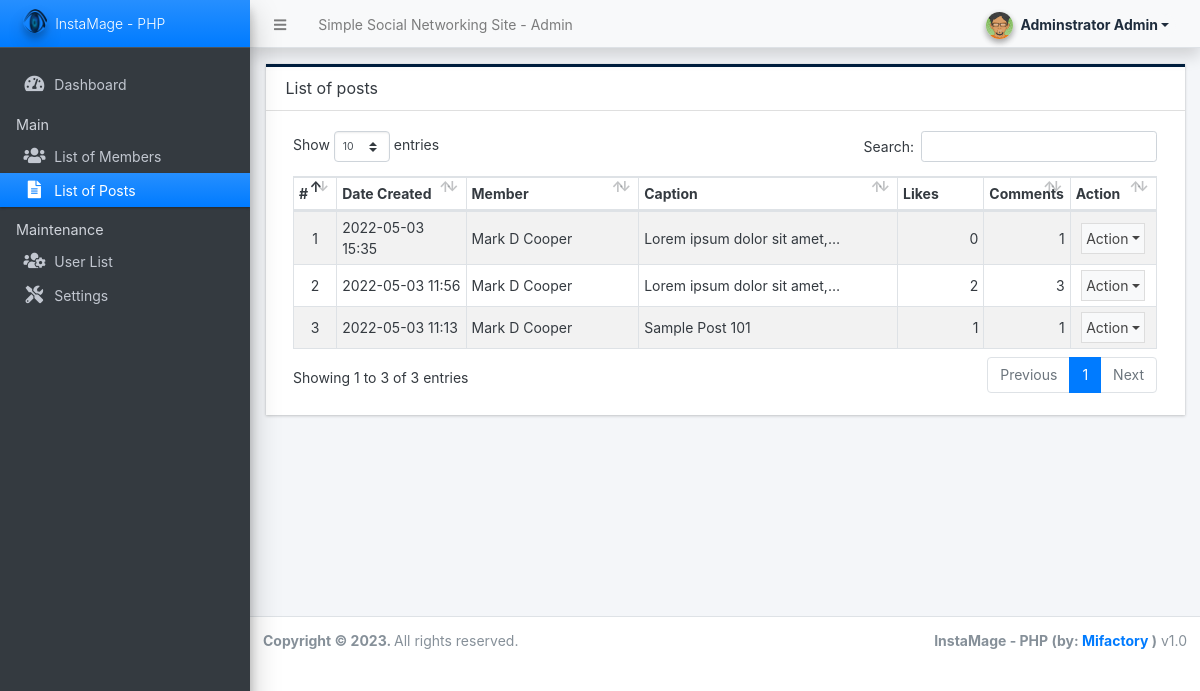
/admin/?page=posts (signed in), run on an earlier commit of the app's database.
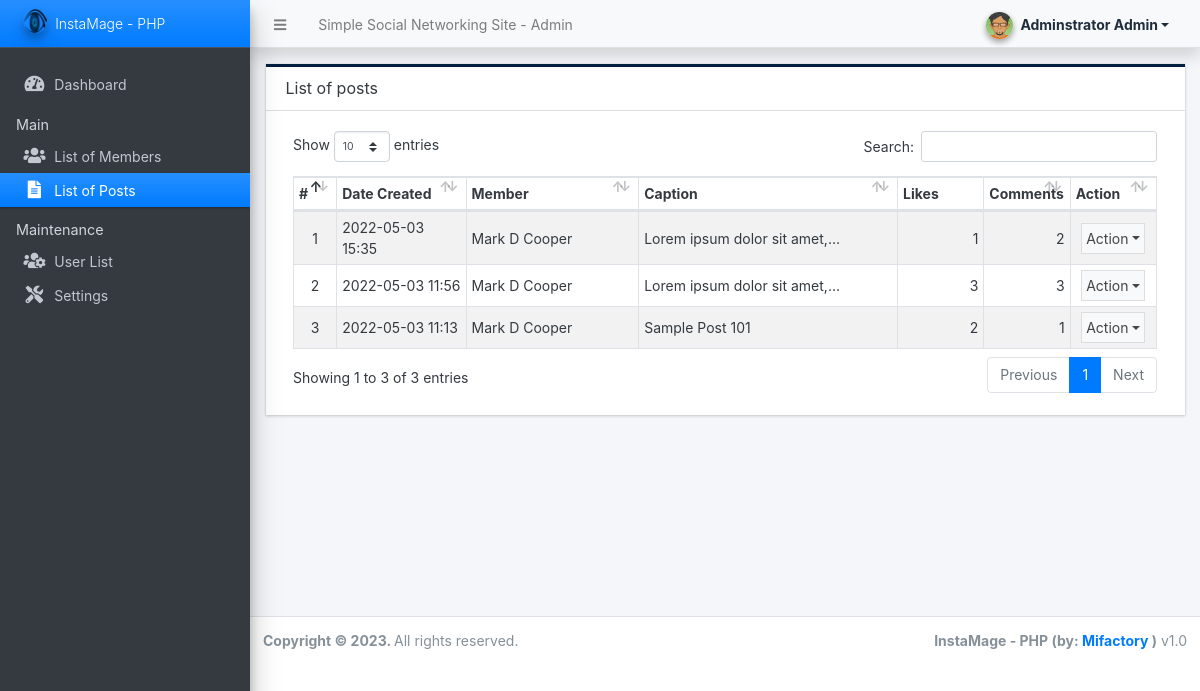
And on a later commit of the database.
### tables this page shows
CREATE TABLE `post_list` (
  `id` int(30) NOT NULL,
  `member_id` int(30) NOT NULL,
  `caption` text NOT NULL,
  `upload_path` text NOT NULL,
  `date_created` datetime NOT NULL DEFAULT current_timestamp(),
  `date_updated` datetime NOT NULL DEFAULT current_timestamp() ON UPDATE current_timestamp(),
  `coin_value` int(30) NOT NULL DEFAULT 0,
  `tag` text DEFAULT NULL,
  `options` text DEFAULT NULL,
  `status` tinyint(1) NOT NULL DEFAULT 0 COMMENT '0=Pending, 1=Approved, 2=Denied, 3=Blocked'
);

### classes/DBConnection.php (called while the page is built, shortened)
<?php
class DBConnection{
    private $host = DB_SERVER;
    private $username = DB_USERNAME;
    private $password = DB_PASSWORD;
    private $database = DB_NAME;
    public $conn;
    public function __construct(){
        if (!isset($this->conn)) {
            $this->conn = new mysqli($this->host, $this->username, $this->password, $this->database);
        }
    }
}
?>

### classes/SystemSettings.php (called while the page is built, shortened)
<?php
class SystemSettings extends DBConnection{
	function userdata($field = ''){
		if(!empty($field)){
			if(isset($_SESSION['userdata'][$field]))
				return $_SESSION['userdata'][$field];
			else
				return null;
		}else{
			return false;
		}
	}
	function info($field=''){
		if(!empty($field)){
			if(isset($_SESSION['system_info'][$field]))
				return $_SESSION['system_info'][$field];
			else
				return false;
		}else{
			return false;
		}
	}
}
$_settings = new SystemSettings();
?>

### config.php (called while the page is built, shortened)
<?php
require_once('classes/DBConnection.php');
require_once('classes/SystemSettings.php');
function validate_image($file){
	if(!empty($file)){
        $ex = explode("?",$file);
        $file = $ex[0];
        $ts = isset($ex[1]) ? "?".$ex[1] : '';
		if(is_file(base_app.$file)){
			return base_url.$file.$ts;
		}else{
			return base_url.'dist/img/no-image-available.png';
		}
	}else{
		return base_url.'dist/img/no-image-available.png';
	}
}
function format_num($number = '' , $decimal = ''){
    if(is_numeric($number)){
        $ex = explode(".",$number);
        $decLen = isset($ex[1]) ? strlen($ex[1]) : 0;
        if(is_numeric($decimal)){
            return number_format($number,$decimal);
        }else{
            return number_format($number,$decLen);
        }
    }else{
        return "Invalid Input";
    }
}
?>

### admin/posts/index.php (the view, shortened to what the changed rows need)
<div class="card card-outline rounded-0 card-navy">
	<div class="card-body">
        <div class="container-fluid">
			<table class="table table-hover table-striped table-bordered" id="list">
				<colgroup>
				</colgroup>
				<thead>
					<tr>
						<th>#</th>
						<th>Date Created</th>
						<th>Member</th>
						<th>Caption</th>
						<th>Likes</th>
						<th>Comments</th>
						<th>Action</th>
					</tr>
				</thead>
				<tbody>
					<?php
					$i = 1;
						$qry = $conn->query("SELECT p.*, concat(m.firstname, ' ', coalesce(concat(m.middlename,' '),''),m.lastname) as `name`, m.avatar, COALESCE((SELECT count(member_id) FROM `like_list` where post_id = p.id),0) as `likes`, COALESCE((SELECT count(member_id) FROM `comment_list` where post_id = p.id),0) as `comments` FROM post_list p inner join `member_list` m on p.member_id = m.id where p.member_id = '{$_settings->userdata('id')}' order by unix_timestamp(p.date_updated) desc");
						while($row = $qry->fetch_assoc()):
					?>
						<tr>
							<td class="text-center"><?php echo $i++; ?></td>
							<td><?php echo date("Y-m-d H:i",strtotime($row['date_created'])) ?></td>
							<td><?php echo $row['name'] ?></td>
							<td class=""><p class="m-0 truncate-1"><?= $row['caption'] ?></p></td>
							<td class="text-right"><?php echo format_num($row['likes']) ?></td>
							<td class="text-right"><?php echo format_num($row['comments']) ?></td>
							<td align="center">
								 <button type="button" class="btn btn-flat p-1 btn-default btn-sm dropdown-toggle dropdown-icon" data-toggle="dropdown">
				                  		Action
				                  </button>
							</td>
						</tr>
					<?php endwhile; ?>
				</tbody>
			</table>
		</div>
	</div>
</div>

### admin/inc/navigation.php (shortened to what the changed rows need)
<aside class="main-sidebar sidebar-dark-primary elevation-4 sidebar-no-expand">
  <a href="<?php echo base_url ?>admin" class="brand-link bg-gradient-primary text-sm">
  <img src="<?php echo validate_image($_settings->info('logo'))?>" alt="Store Logo" class="brand-image img-circle elevation-3" style="opacity: .8;width: 1.5rem;height: 1.5rem;max-height: unset">
  <span class="brand-text font-weight-light"><?php echo $_settings->info('short_name') ?></span>
  </a>
</aside>

What changed in the data, as far as the page shows it:
changed post_list (number 1 of 3 on the later page): likes "0" → "1"; comments "1" → "2"
changed post_list (number 2 of 3 on the later page): likes "2" → "3"
changed post_list "Sample Post 101": likes "1" → "2"
